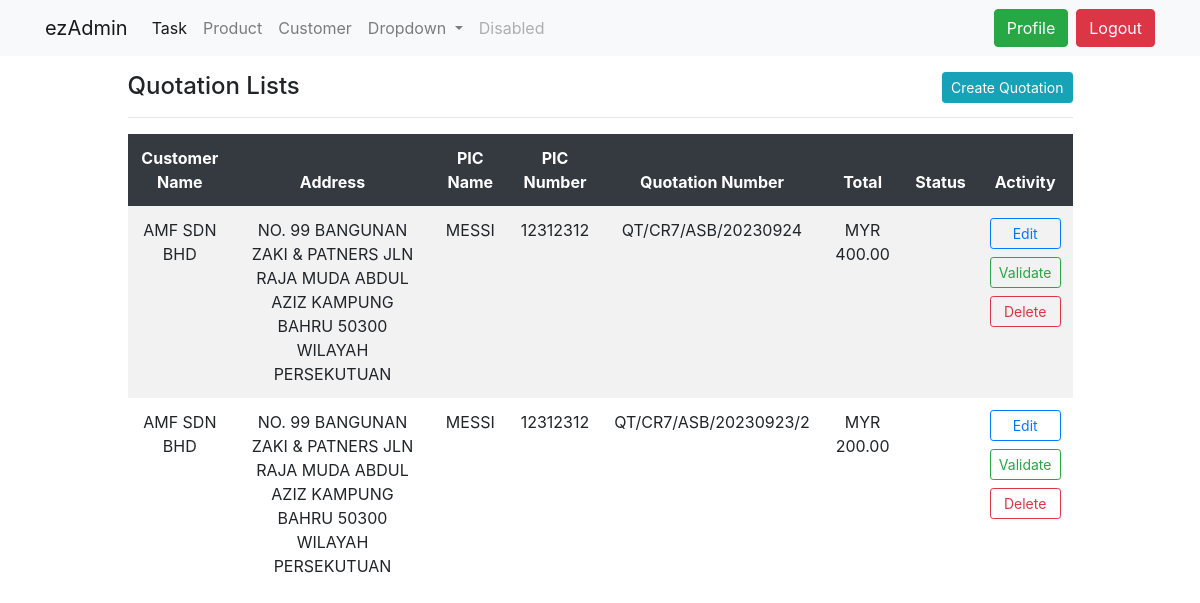
Screenshot of /task/quotation/list (signed in) with the database file from the repository.
### dashboard/models.py (models this page shows, shortened)
class Quotation(models.Model):
    customer_id = models.ForeignKey(Customer, on_delete = models.CASCADE)
    doc_number =  models.CharField(unique = True, max_length = 200, blank= True, null= True)
    end_number = 0
    rev_number = 1
    create_date = models.DateTimeField(blank = True, null = True)
    update_date = models.DateTimeField(blank = True, null = True)

class Customer(models.Model):
    company_name = models.CharField(max_length = 100)
    name_acronym = models.CharField(max_length = 100, blank = True, null = True)
    address = models.CharField(max_length = 100)
    posscode = models.PositiveIntegerField(validators = [posscode_validator])
    email = models.CharField(max_length = 100, validators = [validate_email])
    pic_name = models.CharField(max_length = 100, null = True)
    phone_number = models.PositiveIntegerField(null = True)
    sales_person = models.ForeignKey(SalesPerson, on_delete = models.CASCADE)
    currency = models.ForeignKey(Currency, on_delete = models.CASCADE, null = True)
    create_date = models.DateTimeField(blank = True, null = True)
    update_date = models.DateTimeField(blank = True, null = True)
    def __str__(self):
        return self.company_name

class Currency(models.Model):
    name = models.CharField(max_length = 20, unique = True)
    currency_code = models.CharField(max_length = 3, unique = True)
    create_date = models.DateTimeField(blank = True, null = True)
    update_date = models.DateTimeField(blank = True, null = True)

### task/views.py (the view)
# urls.py: path('task/quotation/list', views.quotation_details, name = 'task-quotation-list'),
@login_required
def quotation_details(request):
    quotations = Quotation.objects.all()
    quotation_total = {}
    for quotation in quotations:
        quotation_total.update({
            quotation.id:
            QuotationItem.objects.filter(quotation_id = quotation.id).aggregate(total = Sum(F('price') * F('quantity')))['total']
        })
    context ={
        'quotations': quotations,
        'quotation_total': quotation_total
    }
    return render(request, 'task/quotation-list.html', context)

### templates/task/quotation-list.html (shortened to what this page needs)
{% extends 'partials/base.html' %}
{% block content %}
<body>
    <div class="col-md-10 offset-md-1 table-responsive">
        {% load humanize %}
        <table class="table table-borderless table-striped table-hover">
            <span class="h4">Quotation Lists</span class="h4">
            <a class="btn btn-info btn-sm float-right" href="{% url 'task-quotation' %}">Create Quotation</a>
            <hr>
            <thead class = "thead-dark">
                <tr>
                    <th>Customer Name</th>
                    <th>Address</th>
                    <th>PIC Name</th>
                    <th>PIC Number</th>
                    <th>Quotation Number</th>
                    <th>Total</th>
                    <th>Status</th>
                    <th>Activity</th>
                </tr>
            </thead>
            <tbody>
                <tr>
                    {% for quotation in quotations %}
                    <td>{{quotation.customer_id}}</td>
                    <td>{{quotation.customer_id.address}}</td>
                    <td>{{quotation.customer_id.pic_name}}</td>
                    <td>{{quotation.customer_id.phone_number}}</td>
                    <td>{{quotation.doc_number}}</td>
                    {% for key, value in quotation_total.items %}
                    {% if quotation.id == key%}
                    <td>{{quotation.customer_id.currency.currency_code}} {{value|floatformat:2}}</td>
                    {% endif %}
                    {% endfor %}
                    <td></td>
                    <td>
                        <div class = "d-grid">
                                <a class="btn btn-outline-primary btn-sm btn-block" href ="{% url 'task-quotation-update' quotation.id %}">
                                    Edit
                                </a>
                                <a class="btn btn-outline-success btn-sm btn-block" href ="">
                                    Validate
                                </a>
                                <a class="btn btn-outline-danger btn-sm btn-block" href ="{% url 'task-quotation-delete' quotation.id %}">
                                    Delete
                                </a>
                        </div>
                    </td>
                </tr>
                {% endfor %}
            </tbody>
        </table>
    </div>
</body>
</html>
{% endblock %}

### static/css/style.css (style rules this page uses)
tr, th, td { text-align: center; vertical-align: middle; }

### rows the page displays
Quotation: customer_id "AMF SDN BHD", customer_id.address "NO. 99 BANGUNAN ZAKI & PATNERS JLN RAJA MUDA ABDUL AZIZ KAMPUNG BAHRU 50300 WILAYAH PERSEKUTUAN", customer_id.pic_name "MESSI", customer_id.phone_number "12312312", doc_number "QT/CR7/ASB/20230924", customer_id.currency.currency_code "MYR", quotation_total "400.00"
Quotation: customer_id "AMF SDN BHD", customer_id.address "NO. 99 BANGUNAN ZAKI & PATNERS JLN RAJA MUDA ABDUL AZIZ KAMPUNG BAHRU 50300 WILAYAH PERSEKUTUAN", customer_id.pic_name "MESSI", customer_id.phone_number "12312312", doc_number "QT/CR7/ASB/20230923/2", customer_id.currency.currency_code "MYR", quotation_total "200.00"
